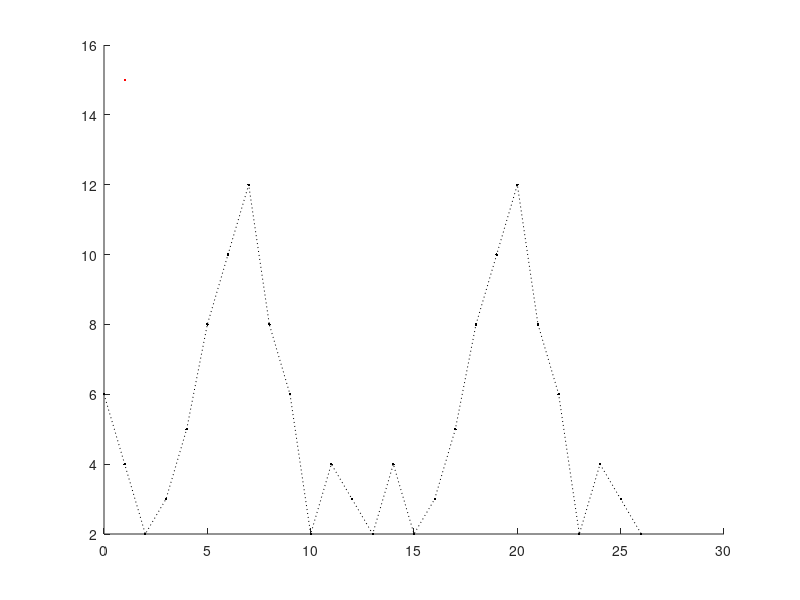

The MATLAB script that drew this image: (Note: this script raises an error after producing the figure.)
clear
clc
close all

y = [6;4;2;3;5;8;10;12;8;6;2;4;3;2;4;2;3;5;8;10;12;8;6;2;4;3;2];
x = linspace(0,length(y)-1,length(y));

xp = linspace(0,length(y),4*length(y));

hold on
plot(x,y,':.k',MarkerSize=15,MarkerEdgeColor='r')
yline(0)



%% Stats
mu = mean(y);
sigma = var(y);
noise = 1e-6;
lscale = 1.2;
%% Evaluating Kernel


RBF = @(x1, x2) sigma^2 * exp( - ( (x1 - x2).^2 ) / (2*lscale^2) );

% sample variance term

Kxx = zeros(length(x));

for i = 1:length(x)
    for j = 1:length(x)
        Kxx(i,j) = RBF(x(i),x(j));
    end
end

% covariance term

Kxxp = zeros(length(x),length(xp));

for i = 1:length(x)
    for j = 1:length(xp)
        Kxxp(i,j) = RBF(x(i),xp(j));
    end
end

% posterior variance term

Kxpxp = zeros(length(xp));

for i = 1:length(xp)
    for j = 1:length(xp)
        Kxpxp(i,j) = RBF(xp(i),xp(j));
    end
end


A = Kxx + noise*eye(size(Kxx));
B = Kxpxp;
C = Kxxp;

clear Kxx Kxxp Kxpxp

% Schol Complements

S1 = B - C'*inv(A)*C;
S2 = B - C'*(A\C);
%S3 = B - C'*chol(A)*C;

%% Posterior Predictive Mean

mu_star = mu + C'*inv(A)*(y-mu);
plot(xp,mu_star,'k',LineWidth=1.5);

%% Confidence Band

std_star = sqrt(diag(S2));

upper = mu_star + 2*std_star;
lower = mu_star - 2*std_star;


plot(xp,upper)
plot(xp,lower)


fill([xp; flipud(xp)], [upper'; flipud(lower')], [0.8 0.8 1], 'FaceAlpha', 0.3, 'EdgeColor', 'b');
